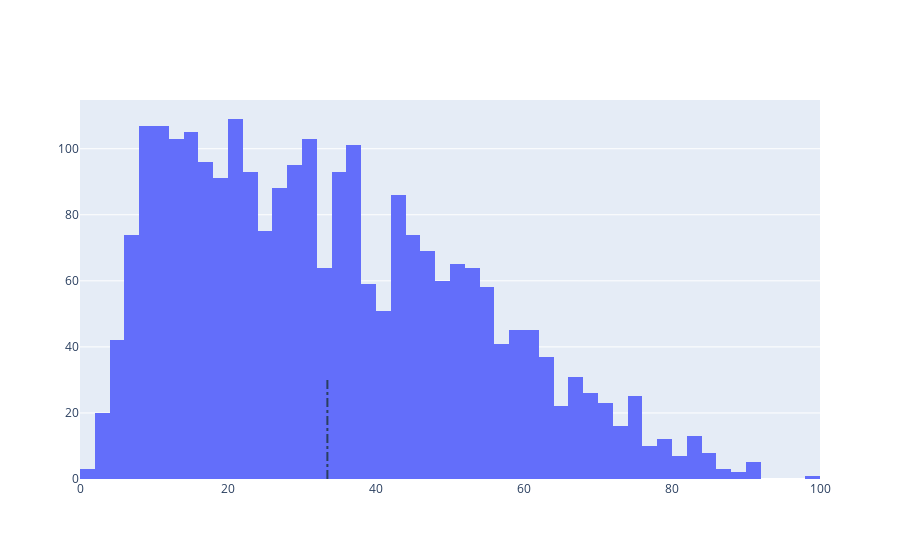

This figure's notebook cell:
### Markdown cell above
Lets see the distributions first

### Code cell
# Average rating of apps
avg_xbh = xbh_df["xbh"].mean(skipna=True)
print('Average app rating = ', avg_xbh)

# Distribution of apps according to their ratings
data = [go.Histogram(
        x = xbh_df['xbh']
)]

# Vertical dashed line to indicate the average app rating
layout = {'shapes': [{
              'type' :'line',
              'x0': avg_xbh,
              'y0': 0,
              'x1': avg_xbh,
              'y1': 30,
              'line': { 'dash': 'dashdot'}
          }]
          }

plotly.offline.iplot({'data': data, 'layout': layout})

### Figure 1 — Plotly figure (JSON) as saved in the notebook; plotly's stock layout.template omitted (floating-point values rounded to 4 significant figures; data arrays with more than 128 entries replaced by an {"elided": "..."} marker saying what was removed)
{"data": [{"type": "histogram", "x": {"elided": "2527 float values"}}], "layout": {"shapes": [{"line": {"dash": "dashdot"}, "type": "line", "x0": 33.43, "x1": 33.43, "y0": 0, "y1": 30}]}}
